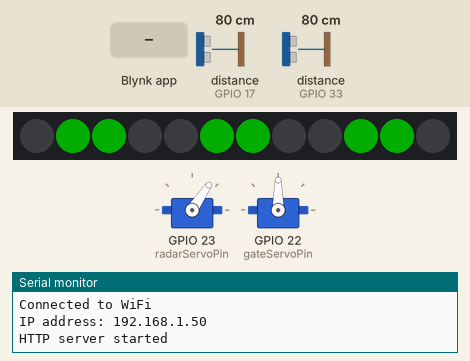
Bench run of a program on a simulated ESP32. Parts: 2 × servo, 12 RGB LEDs in strip order, left to right, the last lines printed to the serial monitor. Wiring (inferred from the names in the program): 2 × ultrasonic range finder: trigger GPIO 16, echo GPIO 17 / trigger GPIO 32, echo GPIO 33. Inputs (shaded band) come from the test bench; at power-on: distance to the obstacle (sensors on GPIO 17, GPIO 33) 80 cm. The echo pulse lasts 58.3 µs per cm; dim RGB values are drawn brighter than linear; WiFi joins after 1.5 s; servers stay silent unless stated; storage starts empty.

Above: at 3.0 s.
3.1 s: distance to the obstacle (sensor on GPIO 17) set to 16 cm
At 3.53 s:
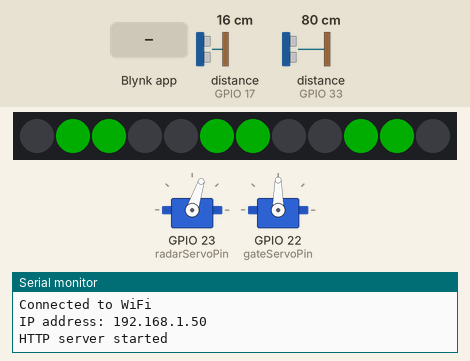
5.7 s: distance to the obstacle (sensor on GPIO 17) set to 13 cm
At 5.95 s:
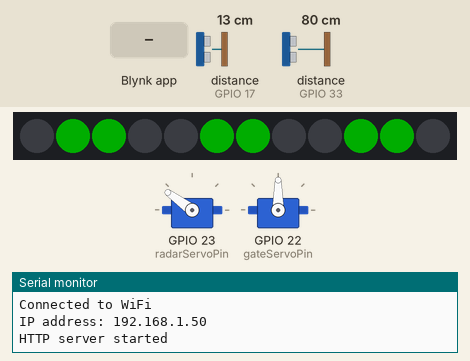
7.9 s: Blynk app writes 1 to V0
At 16.58 s:
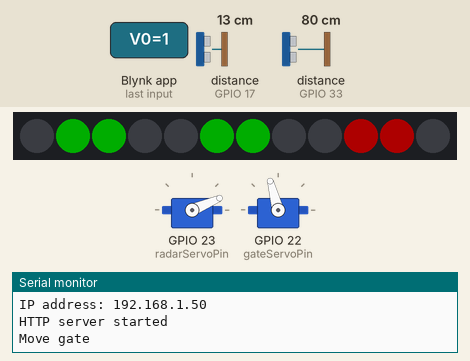
Timing chart, 0 to 18.2 s (numbered marks = the images above; inputs shaded):
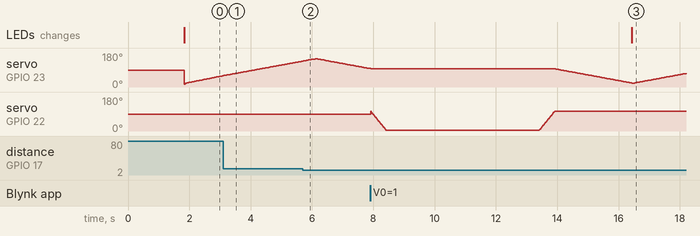

Measured:
- the behaviour switches between 15 and 14 cm on distance to the obstacle (sensor on GPIO 17) (found by bisection; images 1 and 2)

The program:

main.cpp
```cpp
/* Final Project
In this project, we will develop a smart parking lot system that not only allows users to reserve
parking slots in real-time but also helps them save time by indicating available slots instantly.
This means no more circling around looking for an open spot in crowded lots.
Our system utilizes an ESP32 to manage the entry and exit gates, perform scans of the parking lot
to identify available slots, and communicate this data to an HTML-based server for user access.

  sensors:
  1. radar servo motor - pin 23
  2. gate servo motor - pin 22
  3. LED strip - pin 18
  4. radar distance sensor - pins 16 , 17
  5. gate distance sensor - pins 32 , 33

  Instructable link: https://www.instructables.com/Smart-Parking-Lot-System-With-Arduino-and-HTML/

  Created by:
  1. Nimrod Boazi - 208082735
  2. Noam Shildekraut - 315031864
*/
#include <Arduino.h>
#include <ESP32Servo.h>  // Include the Servo library
#include <WiFi.h>
#include <HTTPClient.h>
#include "ESPAsyncWebServer.h"
#include "SPIFFS.h"
#include <ESPmDNS.h>
#include <Adafruit_NeoPixel.h>  // Include the NeoPixel library
#include <BlynkSimpleEsp32.h>

#define radarServoPin 23 // Pin for radar servo
#define gateServoPin 22 // Pin for gate servo
#define LED_PIN 18           // Pin connected to the NeoPixel strip
#define NUM_LEDS 12          // Total number of LEDs on the strip
#define BLYNK_TEMPLATE_ID "TMPL6Pd6Pw10v" // Blynk authentication token
#define BLYNK_TEMPLATE_NAME "MyDevice"
#define BLYNK_PRINT Serial

//blynk authorization
char auth[] = "zxW5oD8QA05piWQHBBimIRgOTjVhgzRZ";

AsyncWebServer server(80); // Initialize web server on port 80
Adafruit_NeoPixel strip(NUM_LEDS, LED_PIN, NEO_GRB + NEO_KHZ800);  // Initialize the LED strip
BlynkTimer timer;

const char* ssid = "matrix"; // wifi name
const char* password = "abcdeabcde"; // wifi password

// variable and method declarations
int pendingSlotId = 0;  // Global variable to store the slot ID to be freed
void openGate();
void scanRadar();
String processor(const String &var);
void updateLEDs();  // Function to update the LEDs based on slot status
int calculateDistance(int trigPinParam, int echoPinParam);

//Pins and variables for radar distance sensor
const int radarTrigPin = 16;
const int radarEchoPin = 17;
int distance; // distance of object from radar
bool parkingArray[3] = {false, false, false}; // Current garage status
bool isSlotFree = true;
const int scanInterval = 30; //interval between radar movements
unsigned long previousRadarMillis = 0; //track time from last radar movement
int radarPosition = 15;
int radarDirection = 1; // 1 = moving forward, -1 moving backward
int slotIndex = 0; // Current slot being checked by radar
bool scanning = true; //track scanning status

// Pins and variables for gate distance sensor
const int gateTrigPin = 32;
const int gateEchoPin = 33;
unsigned long previousGateMillis = 0; // Track time since last gate movement
const long gateInterval = 1; // time between gate movements
int gateServoPosition = 0;
int gateState = 0;
bool gateOpening = false;
bool checkForTrigger = true;

//Servo declarations
Servo radarServo;
Servo gateServo;

//flag to keep gate state
int gateFlag = 0;
// old state variables
int gatePrevious = 0;

//Blynk scenario setup
BLYNK_WRITE(V0)
{
  gateFlag = param.asInt();
}

void setup() {
  Serial.begin(115200);

  //Spiffs init
  if(!SPIFFS.begin(true)){
    Serial.println("An Error has occurred while mounting SPIFFS");
    return;
  }

  //distance sensor's init
  pinMode(radarTrigPin, OUTPUT);
  pinMode(radarEchoPin, INPUT);
  pinMode(gateTrigPin, OUTPUT);
  pinMode(gateEchoPin, INPUT);

  //servo's init
  radarServo.attach(radarServoPin);
  gateServo.attach(gateServoPin);

  //LED init
  strip.begin();           // Initialize the LED strip
  strip.show();            // Turn off all LEDs initially
  strip.setBrightness(50); // Set brightness (optional)

  //Wifi init
  WiFi.mode(WIFI_STA);
  WiFi.begin(ssid, password);

  while(WiFi.waitForConnectResult() != WL_CONNECTED){
      Serial.print(".");
  }

  Serial.println("Connected to WiFi");
  Serial.print("IP address: ");
  Serial.println(WiFi.localIP());

  //Server web data declarations
  server.on("/", HTTP_GET, [](AsyncWebServerRequest *request){
  request->send(SPIFFS, "/index.html", String(), false, processor);
  });

  server.on("/index.css", HTTP_GET, [](AsyncWebServerRequest *request){
    request->send(SPIFFS, "/index.css", "text/css");
  });

  server.on("/index.js", HTTP_GET, [](AsyncWebServerRequest *request){
    request->send(SPIFFS, "/index.js", "application/javascript");
  });

  server.on("/admin", HTTP_GET, [](AsyncWebServerRequest *request){
  request->send(SPIFFS, "/admin.html", String(), false, processor);
  });

  server.on("/admin.css", HTTP_GET, [](AsyncWebServerRequest *request){
    request->send(SPIFFS, "/admin.css", "text/css");
  });

  server.on("/admin.js", HTTP_GET, [](AsyncWebServerRequest *request){
    request->send(SPIFFS, "/admin.js", "application/javascript");
  });

  //if a slot has been freed, send to website upon request
  server.on("/freeSlotCheck", HTTP_GET, [](AsyncWebServerRequest *request){
    if (pendingSlotId != 0) {
        String response = "{\"slotId\":" + String(pendingSlotId) + "}";
        request->send(200, "application/json", response);
        Serial.println("freeSlotCheck Response: " + response); // Debugging output
        pendingSlotId = 0;  // Reset after sending
    } else {
        request->send(200, "application/json", "{}");  // No slot to free
    }
  });

  // send parking slots status upon request
  server.on("/getSensorStatus", HTTP_GET, [](AsyncWebServerRequest *request){
    String slotStatus = "[";
    for (int i = 0; i < 3; i++) {
        slotStatus += (parkingArray[i] ? "true" : "false");
        if (i < 2) slotStatus += ",";
    }
    slotStatus += "]";
    request->send(200, "application/json", slotStatus);
  });

  server.on("/steeringWheel.png", HTTP_GET, [](AsyncWebServerRequest *request){
    request->send(SPIFFS, "/steeringWheel.png", "image/png");
  });

  server.on("/car.png", HTTP_GET, [](AsyncWebServerRequest *request){
    request->send(SPIFFS, "/car.png", "image/png");
  });

  server.on("/openGate", HTTP_GET, [](AsyncWebServerRequest *request){
    openGate();  // Trigger the openGate function
    request->send(200, "text/plain", "Gate is opening");  // Send a response to confirm the action
    Serial.println("Received request to open gate");
});

  //start server
  server.begin();
  Serial.println("HTTP server started");

  //start blynk
  Blynk.begin(auth, ssid, password, "blynk.cloud", 80);
  // timer.setInterval(1000L, senddata);
}

void loop() {
  delay(1);

  Blynk.run();
  timer.run();

  //Servo click
  if (gateFlag != gatePrevious)
  {
    Serial.println("Move gate");
    openGate();
    gatePrevious = gateFlag;
  }

  scanRadar();
  int distanceFromGate = calculateDistance(gateTrigPin, gateEchoPin);

  //Code for working gate without using delays
  // if (distanceFromGate < 20 && checkForTrigger) {
  //   Serial.println("gate sensor triggered: Opening Gate");
  //   gateOpening = true;
  //   checkForTrigger = false;
  //   previousGateMillis = millis();
  // }
  // Serial.println(distanceFromGate);

  //If a car is within 20 cm's of gate, open
  if (distanceFromGate < 20) {
    openGate();
  }
}

//Open gate function without delays (did not work for us due to power supply issues)
// void openGate() {
//   unsigned long currentGateMillis = millis();

//   switch (gateState) {
//     case 0:
//       if (currentGateMillis - previousGateMillis >= gateInterval) {
//         previousGateMillis = currentGateMillis;
//         gateServo.write(gateServoPosition);
//         gateServoPosition++;
//         if (gateServoPosition >= 90) {
//           gateServoPosition = 90;
//           gateState = 1;
//           previousGateMillis = currentGateMillis;
//         }
//       }
//       break;

//     case 1:
//       if (currentGateMillis - previousGateMillis >= 5000) {
//         gateState = 2;
//         previousGateMillis = currentGateMillis;
//       }
//       break;

//     case 2:
//       if (currentGateMillis - previousGateMillis >= gateInterval) {
//         previousGateMillis = currentGateMillis;
//         gateServo.write(gateServoPosition);
//         gateServoPosition--;
//         if (gateServoPosition <= 0) {
//           gateServoPosition = 0;
//           gateState = 0;
//           gateOpening = false;
//           checkForTrigger = true;
//           Serial.println("Gate cycle complete. Waiting for the next trigger.");
//         }
//       }
//       break;
//   }
// }

//Open gate function with delays
void openGate() {
  // Gradually move the servo to 90 degrees
  for (int pos = 105; pos >= 5; pos--) {
    gateServo.write(pos);  // Move to the next degree
    delay(5);              // Wait for 2 milliseconds
  }

  delay(5000);  // Wait for 5 seconds

  // Gradually move the servo back to 0 degrees
  for (int pos = 5; pos <= 105; pos++) {
    gateServo.write(pos);  // Move back to the previous degree
    delay(5);              // Wait for 2 milliseconds
  }
}

//calculate distance from distance sensor
int calculateDistance(int trigPinParam, int echoPinParam) {
    digitalWrite(trigPinParam, LOW);
    delayMicroseconds(2);
    digitalWrite(trigPinParam, HIGH);
    delayMicroseconds(10);
    digitalWrite(trigPinParam, LOW);
    float distance = pulseIn(echoPinParam, HIGH) / 58.00;
    return distance;
}

//radar movement and scan function
void scanRadar() {
    const int thresholdDistance = 15;  // Threshold distance to consider the slot occupied
    const int requiredReadings = 5;    // Number of readings below the threshold to consider the slot occupied

    static int detectionCounts[3] = {0, 0, 0};  // Counters for readings below the threshold for each slot

    unsigned long currentRadarMillis = millis();

    if (scanning && currentRadarMillis - previousRadarMillis >= scanInterval) {
        previousRadarMillis = currentRadarMillis;

        radarServo.write(radarPosition);
        int distance = calculateDistance(radarTrigPin, radarEchoPin);

        // Check if the current radar position is within the window for a specific slot
        if ((radarPosition >= 25 && radarPosition <= 35 && slotIndex == 0) ||
            (radarPosition >= 135 && radarPosition <= 145 && slotIndex == 2)) {

            // If the distance is less than the threshold, increment the detection counter for the slot
            if (distance < 20) {
                detectionCounts[slotIndex]++;
            }
        }

        else if(radarPosition >= 80 && radarPosition <= 100 && slotIndex == 1){
            // If the distance is less than the threshold, increment the detection counter for the slot
            if (distance < 15) {
                detectionCounts[slotIndex]++;
            }
        }

        // Move the radar to the next position
        radarPosition += radarDirection;

        // Change direction when reaching the end of the sweep range
        if (radarPosition >= 150) {
            radarPosition = 150;
            radarDirection = -1;
        } else if (radarPosition <= 20) {
            radarPosition = 20;
            radarDirection = 1;
        }

        // At the end of the sweep for a slot, update the slot's status
        if (radarPosition == 150 || radarPosition == 20) {
            bool isOccupied = (detectionCounts[slotIndex] >= requiredReadings);

            // If the status has changed, update the parking array and send a status update if necessary
            if (parkingArray[slotIndex] != isOccupied) {
                parkingArray[slotIndex] = isOccupied;

                if (!isOccupied) {
                    // Send free slot status update if the slot becomes free
                    Serial.println("Slot " + String(slotIndex + 1) + " is now free");
                    pendingSlotId = slotIndex + 1;
                    // Add your code to handle the free slot status update here
                }
            }

            // Reset the detection counter for the next sweep
            detectionCounts[slotIndex] = 0;

            slotIndex++;
            if (slotIndex > 2) {
                slotIndex = 0;
            }

            updateLEDs();  // Update the LEDs after the scan
        }
    }
}

//LED update function
void updateLEDs() {
    for (int i = 0; i < 3; i++) {
        int led1 = i * 4 + 1;
        int led2 = i * 4 + 2;

        if (parkingArray[i]) {
            strip.setPixelColor(led1, strip.Color(255, 0, 0));  // Red if occupied
            strip.setPixelColor(led2, strip.Color(255, 0, 0));  // Red if occupied
        } else {
            strip.setPixelColor(led1, strip.Color(0, 255, 0));  // Green if free
            strip.setPixelColor(led2, strip.Color(0, 255, 0));  // Green if free
        }
    }
    strip.show();  // Update the LEDs with the new colors
}

//String for html sensor status
String processor(const String &var) {
  String val_list;
  if (var == "SLOTSSTATUS") {
    for (int i = 0; i < 3; i++) {
      val_list += "<p>Slot ";
      val_list += String(i + 1);
      val_list += " is ";
      if(parkingArray[i]){
        val_list += " Occupied</p>";
      } else{
        val_list += " free</p>";
      }
    }
    return val_list;
  }

  return String();
}
```
